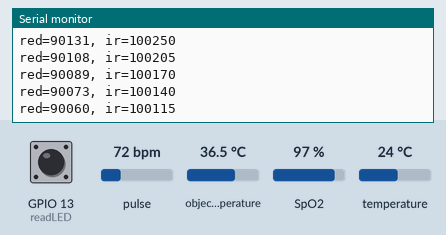
The program below on a simulated ESP32. On the bench: the last lines printed to the serial monitor. The test bench sets the inputs (shaded band); at power-on: pulse 72 bpm, object temperature 36.5 °C, SpO2 97 %, temperature 24 °C, GPIO 13 (readLED) HIGH.

Above: at 1.2 s.
1.3 s: pulse set to 42 bpm
At 5.4 s:
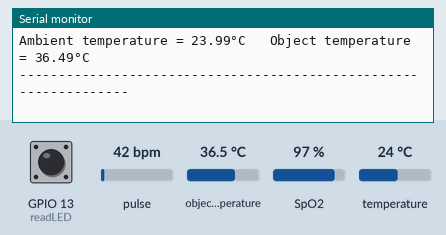
5.5 s: object temperature set to 20 °C
At 6.2 s:
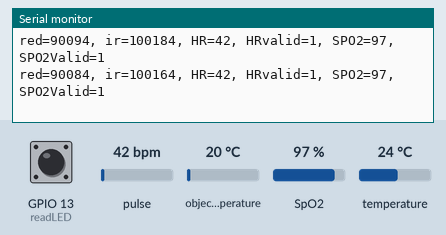
7.0 s: SpO2 set to 80 %
At 7.0 s:
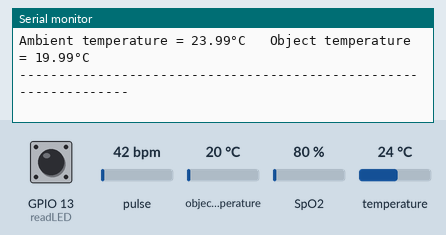
8.5 s: temperature set to 12 °C
At 9.5 s:
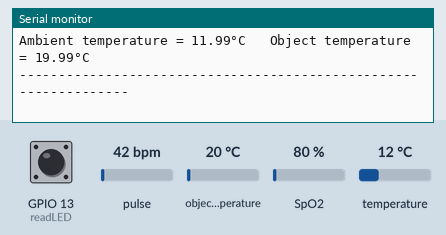
Timing chart, 0 to 11.0 s (numbered marks = the images above; inputs shaded):
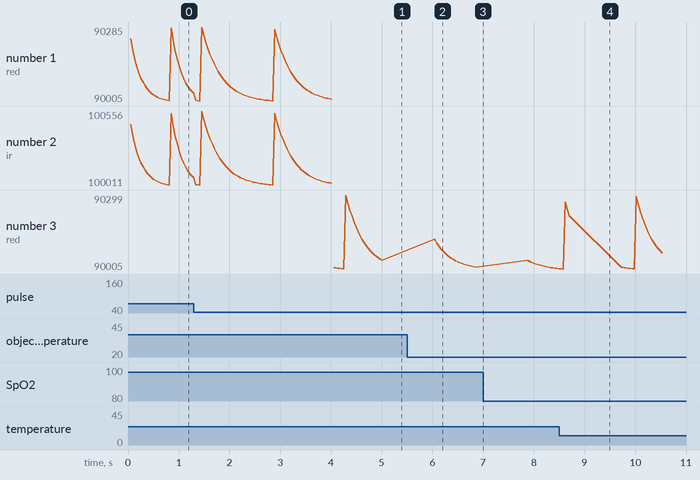

Measured:
- after the input at 8.5 s, the serial monitor: prints a new line after 0.20 s (image 4)

The program:

main.cpp
```cpp
/*
   Optical Heart Rate Detection (PBA Algorithm) using the MAX30105 Breakout
By: Nathan Seidle @ SparkFun Electronics
Date: October 2nd, 2016
https://github.com/sparkfun/MAX30105_Breakout

This is a demo to show the reading of heart rate or beats per minute (BPM) using
a Penpheral Beat Amplitude (PBA) algorithm.

It is best to attach the sensor to your finger using a rubber band or other tightening
device. Humans are generally bad at applying constant pressure to a thing. When you
press your finger against the sensor it varies enough to cause the blood in your
finger to flow differently which causes the sensor readings to go wonky.

Hardware Connections (Breakoutboard to Arduino):
-5V = 5V (3.3V is allowed)
-GND = GND
-SDA = A4 (or SDA)
-SCL = A5 (or SCL)
-INT = Not connected

The MAX30105 Breakout can handle 5V or 3.3V I2C logic. We recommend powering the board with 5V
but it will also run at 3.3V.
*/

// #include <Wire.h>
// #include "MAX30105.h"
//
// #include "heartRate.h"
//
// MAX30105 particleSensor;
//
// const byte RATE_SIZE = 4; //Increase this for more a3veraging. 4 is good.
// byte rates[RATE_SIZE]; //Array of heart rates
// byte rateSpot = 0;
// long lastBeat = 0; //Time at which the last beat occurred
//
// float beatsPerMinute;
// int beatAvg;
//
// void setup()
// {
//     Serial.begin(115200);
//     Serial.println("Initializing...");
//
//     // Initialize sensor
//     if (!particleSensor.begin(Wire, I2C_SPEED_FAST)) //Use default I2C port, 400kHz speed
//     {
//         Serial.println("MAX30102 was not found. Please check wiring/power. ");
//         while (1);
//     }
//     Serial.println("Place your index finger on the sensor with steady pressure.");
//
//     particleSensor.setup(); //Configure sensor with default settings
//     particleSensor.setPulseAmplitudeRed(0x0A); //Turn Red LED to low to indicate sensor is running
//     particleSensor.setPulseAmplitudeGreen(0); //Turn off Green LED
// }
//
// void loop()
// {
//     long irValue = particleSensor.getIR();
//
//     if (checkForBeat(irValue) == true)
//     {
//         //We sensed a beat!
//         long delta = millis() - lastBeat;
//         lastBeat = millis();
//
//         beatsPerMinute = 60 / (delta / 1000.0);
//
//         if (beatsPerMinute < 255 && beatsPerMinute > 20)
//         {
//             rates[rateSpot++] = (byte)beatsPerMinute; //Store this reading in the array
//             rateSpot %= RATE_SIZE; //Wrap variable
//
//             //Take average of readings
//             beatAvg = 0;
//             for (byte x = 0 ; x < RATE_SIZE ; x++)
//                 beatAvg += rates[x];
//             beatAvg /= RATE_SIZE;
//         }
//     }
//
//     Serial.print("IR=");
//     Serial.print(irValue);
//     Serial.print(", BPM=");
//     Serial.print(beatsPerMinute);
//     Serial.print(", Avg BPM=");
//     Serial.print(beatAvg);
//
//     if (irValue < 50000)
//         Serial.print(" No finger?");
//
//     Serial.println();
// }

/*
    Optical SP02 Detection (SPK Algorithm) using the MAX30105 Breakout
    By: Nathan Seidle @ SparkFun Electronics
    Date: October 19th, 2016
    https://github.com/sparkfun/MAX30105_Breakout

    This demo shows heart rate and SPO2 levels.

    It is best to attach the sensor to your finger using a rubber band or other tightening
    device. Humans are generally bad at applying constant pressure to a thing. When you
    press your finger against the sensor it varies enough to cause the blood in your
    finger to flow differently which causes the sensor readings to go wonky.

    This example is based on MAXREFDES117 and RD117_LILYPAD.ino from Maxim. Their example
    was modified to work with the SparkFun MAX30105 library and to compile under Arduino 1.6.11
    Please see license file for more info.

    Hardware Connections (Breakoutboard to Arduino):
    -5V = 5V (3.3V is allowed)
    -GND = GND
    -SDA = A4 (or SDA)
    -SCL = A5 (or SCL)
    -INT = Not connected

    The MAX30105 Breakout can handle 5V or 3.3V I2C logic. We recommend powering the board with 5V
    but it will also run at 3.3V.
*/

#include <Wire.h>
#include "MAX30105.h"
#include "spo2_algorithm.h"
#include <Adafruit_MLX90614.h>

TwoWire I2CMLX = TwoWire(0);
TwoWire I2CMAX = TwoWire(1);

Adafruit_MLX90614 mlx = Adafruit_MLX90614();
MAX30105 particleSensor;

#define MAX_BRIGHTNESS 255

#if defined(__AVR_ATmega328P__) || defined(__AVR_ATmega168__)
//Arduino Uno doesn't have enough SRAM to store 100 samples of IR led data and red led data in 32-bit format
//To solve this problem, 16-bit MSB of the sampled data will be truncated. Samples become 16-bit data.
uint16_t irBuffer[100]; //infrared LED sensor data
uint16_t redBuffer[100];  //red LED sensor data
#else
uint32_t irBuffer[100]; //infrared LED sensor data
uint32_t redBuffer[100];  //red LED sensor data
#endif

int32_t bufferLength; //data length
int32_t spo2; //SPO2 value
int8_t validSPO2; //indicator to show if the SPO2 calculation is valid
int32_t heartRate; //heart rate value
int8_t validHeartRate; //indicator to show if the heart rate calculation is valid

byte pulseLED = 11; //Must be on PWM pin
byte readLED = 13; //Blinks with each data read

void setup()
{
    Serial.begin(115200); // initialize serial communication at 115200 bits per second:

    // Configure I2C for MLX90614
    I2CMLX.begin(21, 22); // SDA, SCL for I2C0
    mlx = Adafruit_MLX90614();
    if (!mlx.begin()) {
        Serial.println("Error connecting to MLX sensor. Check wiring.");
        while (1);
    }

    // Configure I2C for MAX30105
    I2CMAX.begin(26, 27); // SDA, SCL for I2C1
    if (!particleSensor.begin(I2CMAX, I2C_SPEED_FAST)) //Use custom I2C port, 400kHz speed
    {
        Serial.println("###################");
        Serial.println(F("MAX30102 was not found. Please check wiring/power."));
    }

    Serial.println(F("Attach sensor to finger with rubber band. Press any key to start conversion"));

    byte ledBrightness = 60; //Options: 0=Off to 255=50mA
    byte sampleAverage = 4; //Options: 1, 2, 4, 8, 16, 32
    byte ledMode = 2; //Options: 1 = Red only, 2 = Red + IR, 3 = Red + IR + Green
    byte sampleRate = 100; //Options: 50, 100, 200, 400, 800, 1000, 1600, 3200
    int pulseWidth = 411; //Options: 69, 118, 215, 411
    int adcRange = 4096; //Options: 2048, 4096, 8192, 16384

    particleSensor.setup(ledBrightness, sampleAverage, ledMode, sampleRate, pulseWidth, adcRange); //Configure sensor with these settings

    while (!Serial);

    if (!mlx.begin()) {
        Serial.println("Error connecting to MLX sensor. Check wiring.");
        while (1);
    };
}

void loop()
{
    Serial.println("###################");
    bufferLength = 100; //buffer length of 100 stores 4 seconds of samples running at 25sps

    //read the first 100 samples, and determine the signal range
    for (byte i = 0 ; i < bufferLength ; i++)
    {
        while (particleSensor.available() == false) //do we have new data?
            particleSensor.check(); //Check the sensor for new data

        redBuffer[i] = particleSensor.getRed();
        irBuffer[i] = particleSensor.getIR();
        particleSensor.nextSample(); //We're finished with this sample so move to next sample

        Serial.print(F("red="));
        Serial.print(redBuffer[i], DEC);
        Serial.print(F(", ir="));
        Serial.println(irBuffer[i], DEC);
    }

    //calculate heart rate and SpO2 after first 100 samples (first 4 seconds of samples)
    maxim_heart_rate_and_oxygen_saturation(irBuffer, bufferLength, redBuffer, &spo2, &validSPO2, &heartRate, &validHeartRate);

    //Continuously taking samples from MAX30102.  Heart rate and SpO2 are calculated every 1 second
    while (1)
    {
        //dumping the first 25 sets of samples in the memory and shift the last 75 sets of samples to the top
        for (byte i = 25; i < 100; i++)
        {
            redBuffer[i - 25] = redBuffer[i];
            irBuffer[i - 25] = irBuffer[i];
        }

        //take 25 sets of samples before calculating the heart rate.
        for (byte i = 75; i < 100; i++)
        {
            while (particleSensor.available() == false) //do we have new data?
                particleSensor.check(); //Check the sensor for new data

            digitalWrite(readLED, !digitalRead(readLED)); //Blink onboard LED with every data read

            redBuffer[i] = particleSensor.getRed();
            irBuffer[i] = particleSensor.getIR();
            particleSensor.nextSample(); //We're finished with this sample so move to next sample

            //send samples and calculation result to terminal program through UART
            Serial.print(F("red="));
            Serial.print(redBuffer[i], DEC);
            Serial.print(F(", ir="));
            Serial.print(irBuffer[i], DEC);

            Serial.print(F(", HR="));
            Serial.print(heartRate, DEC);

            Serial.print(F(", HRvalid="));
            Serial.print(validHeartRate, DEC);

            Serial.print(F(", SPO2="));
            Serial.print(spo2, DEC);

            Serial.print(F(", SPO2Valid="));
            Serial.println(validSPO2, DEC);
        }

        //After gathering 25 new samples recalculate HR and SP02
        maxim_heart_rate_and_oxygen_saturation(irBuffer, bufferLength, redBuffer, &spo2, &validSPO2, &heartRate, &validHeartRate);

        Serial.print("Ambient temperature = ");
        Serial.print(mlx.readAmbientTempC());
        Serial.print("°C");
        Serial.print("   ");
        Serial.print("Object temperature = ");
        Serial.print(mlx.readObjectTempC());
        Serial.println("°C");

        Serial.println("-----------------------------------------------------------------");
        delay(1000);
    }
}
```
